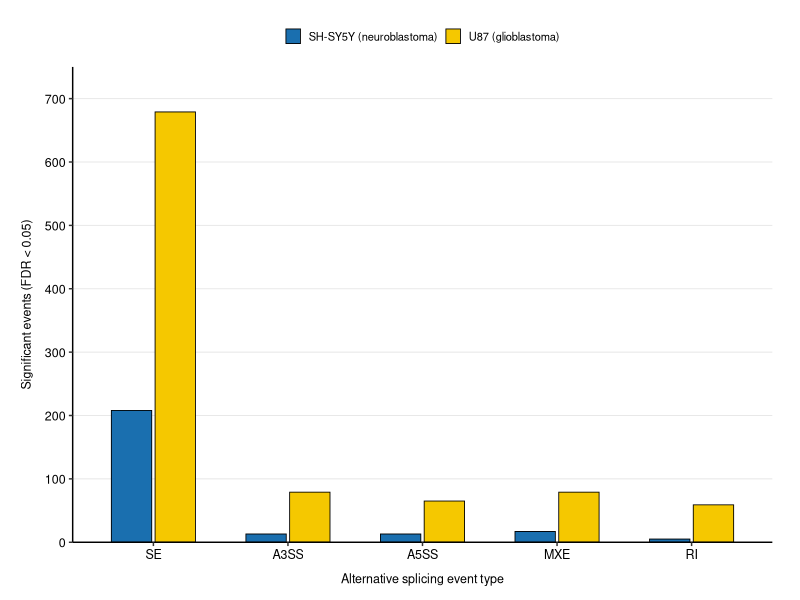

Write the R code that produced this figure.
library(ggplot2)

setwd("D:/")

data <- data.frame(
  Event = rep(c("SE","A3SS","A5SS","MXE","RI"), 2),
  Count = c(208, 13, 13, 17, 5, 679, 79, 65, 79, 59),
  CellLine = c(rep("SH-SY5Y",5), rep("U87",5))
)

data$Event <- factor(data$Event, levels=c("SE","A3SS","A5SS","MXE","RI"))
data$CellLine <- factor(data$CellLine, levels=c("SH-SY5Y","U87"))

p <- ggplot(data, aes(x=Event, y=Count, fill=CellLine)) +
  geom_bar(stat="identity", position=position_dodge(width=0.65),
           width=0.6, color="black", linewidth=0.3) +
  scale_fill_manual(values=c("SH-SY5Y"="#1a6faf", "U87"="#f5c800"),
                    labels=c("SH-SY5Y (neuroblastoma)","U87 (glioblastoma)")) +
  scale_y_continuous(expand=c(0,0), limits=c(0,750), breaks=seq(0,700,100)) +
  labs(x="Alternative splicing event type",
       y="Significant events (FDR < 0.05)", fill=NULL) +
  theme_classic(base_size=11) +
  theme(
    plot.background=element_rect(fill="white", color=NA),
    panel.background=element_rect(fill="white", color=NA),
    axis.line=element_line(color="black", linewidth=0.5),
    axis.title.x=element_text(size=9, color="black", margin=margin(t=8)),
    axis.title.y=element_text(size=9, color="black", margin=margin(r=8)),
    axis.text=element_text(size=9, color="black"),
    legend.position="top",
    legend.key.size=unit(0.4,"cm"),
    legend.text=element_text(size=8),
    panel.grid.major.y=element_line(color="grey90", linewidth=0.3),
    plot.margin=margin(15,20,10,15)
  )

ggsave("Splicing_barplot.tiff", plot=p, width=13, height=9, units="cm", dpi=300)
